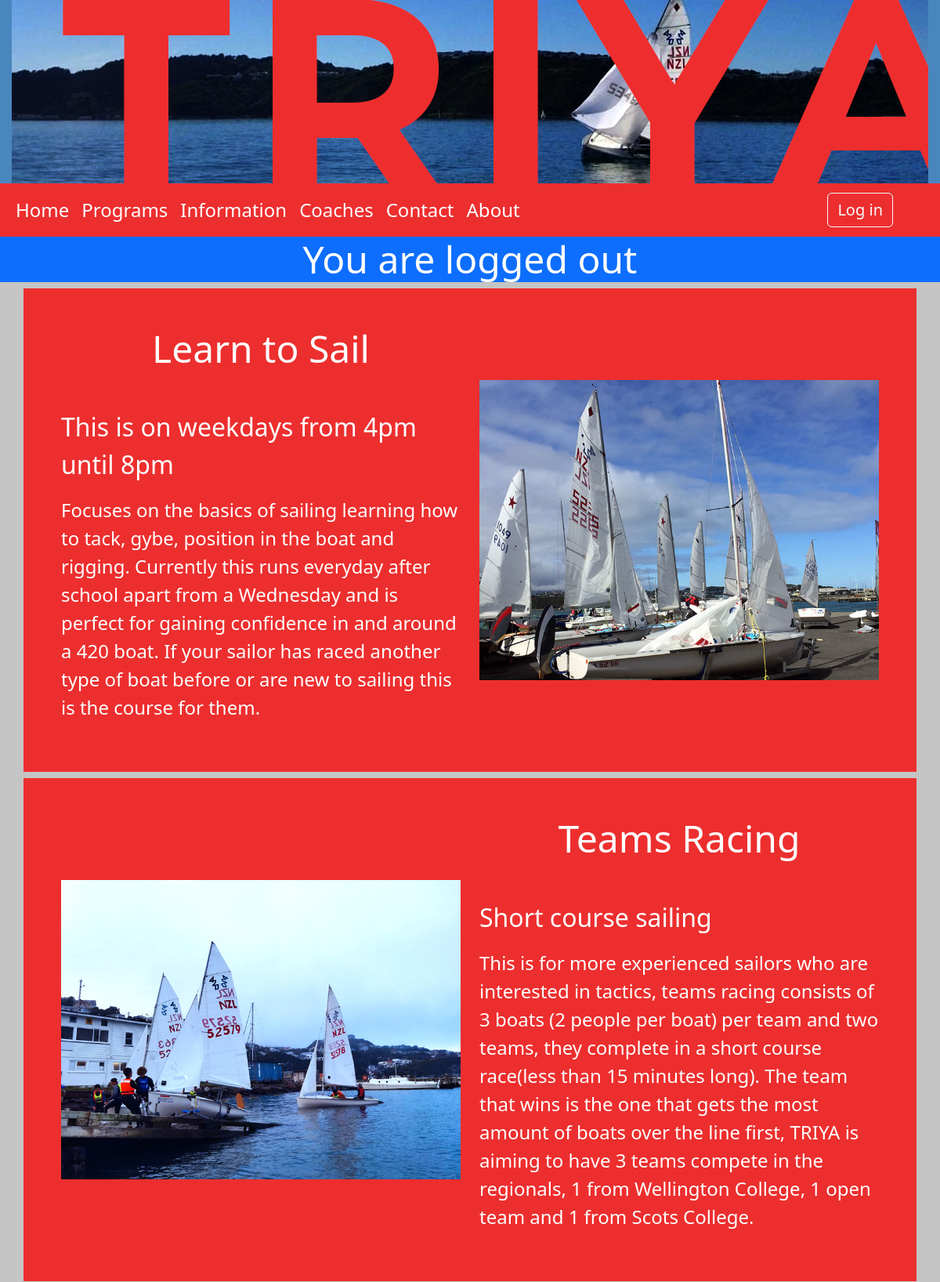
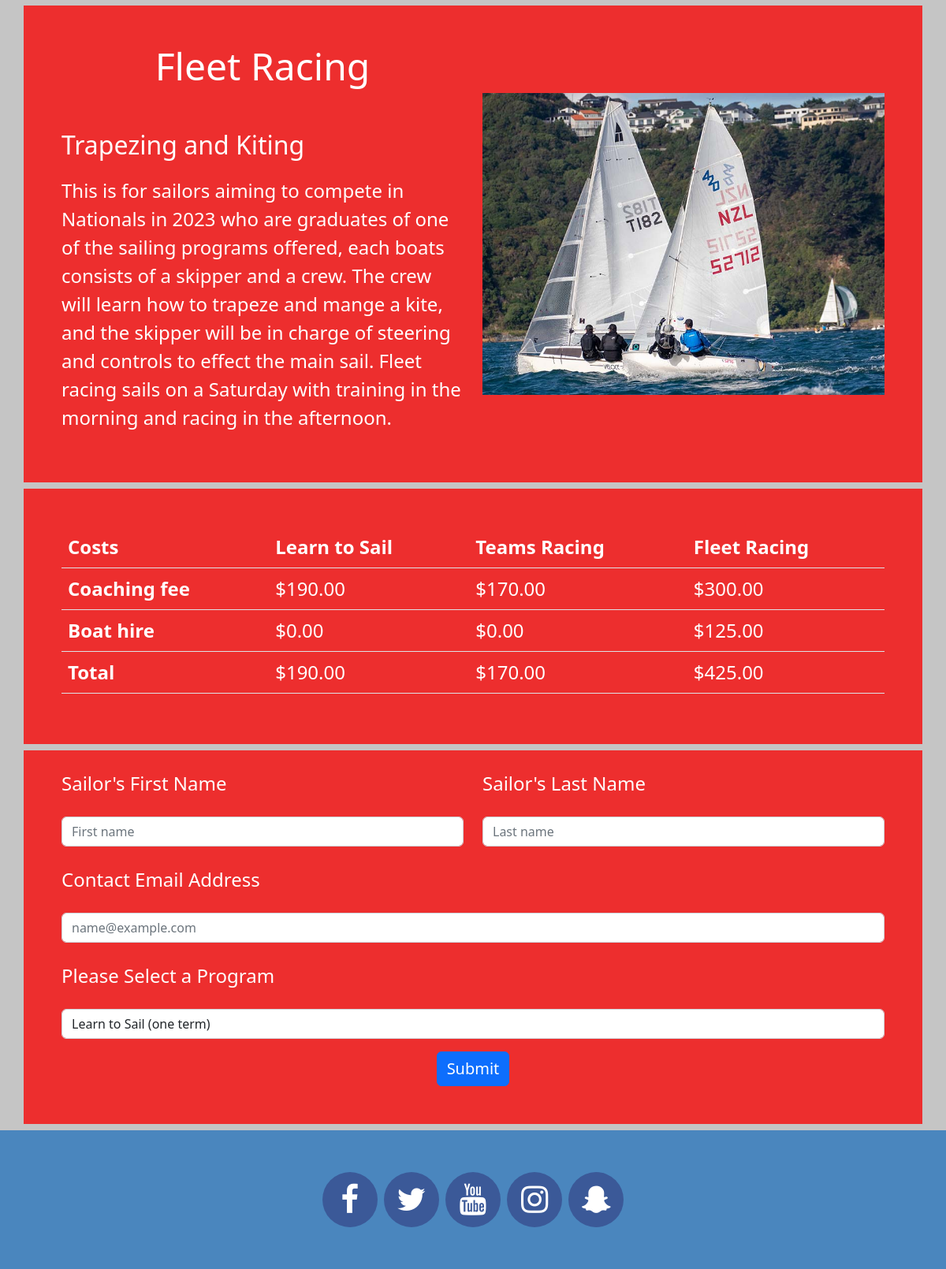
Page /programs on the committed database (2 pictures, top to bottom).
### tables this page shows
CREATE TABLE program(
    id integer primary key autoincrement not null,
    name text not null,
    subtitle text not null,
    description text not null,
    coachingfee real not null,
    boathire real not null,
    image text not null,
    updated_at date
);

### server.py (the view)
@app.route("/programs")
def programs():
    result = get_programs(db_path)
    return render_template("programs.html", page_data=result)

### db_functions.py (called while the page is built)
def run_search_query(sql_query, file_path, rowfactory=True):
    try:
        db = sqlite3.connect(file_path)
        if rowfactory:
            db.row_factory = sqlite3.Row
        cursor = db.cursor()
        cursor.execute(sql_query)
        result = cursor.fetchall()
        cursor.close()
    except sqlite3.Error as error:
        print("Error while creating sqlite table: {}".format(error))
    finally:
        if db:
            db.close()
        if result:
            return result

### server.py (called while the page is built)
@app.template_filter()
def currency_format(value):
    value = float(value)
    return "${:,.2f}".format(value)

def get_programs(p):
    sql = "select name, subtitle, description, coachingfee, boathire, coachingfee+boathire as 'total', image from program;"
    result = run_search_query(sql,p)
    return result

### templates/programs.html (shortened to what this page needs)
{% extends "main_template.html" %}
{% block content %}
{% for x in page_data %}
<div class="container-lg container-bg my-2 p-5 ">
    <div class="row align-items-center {{loop.cycle('','reverse') }}">
        <div class="col-md-6 ">
            <h2>{{ x["name"] }}</h2>
                <p class="main-para">{{ x["subtitle"] }}</p>
                <p class="main-para-sm">{{ x["description"] }}</p>
        </div>
         {% set img=x["image"] %}
        <div class="col-md-6 {{loop.cycle('','order-first') }}"><img class="img-fluid mx-auto d-block" src="{{ url_for('static', filename='images/'+img ) }}" alt=""></div>
    </div>
</div>
{% endfor %}
<div class="container-lg container-bg my-2 p-5 ">
    <table class="table">
        <thead>
            <tr>
                <th scope="col" class="text-navblue">Costs</th>
                {% for x in page_data %}
                <th scope="col" class="text-navblue">{{ x["name"] }}</th>
                {% endfor %}
            </tr>
        </thead>
        <tbody>
            <tr>
                <th scope="row" class="text-navblue">Coaching fee</th>
                {% for x in page_data %}
                <td>{{ x["coachingfee"] | currency_format }}</td>
                {% endfor %}
            </tr>
            <tr>
                <th scope="row" class="text-navblue">Boat hire</th>
                {% for x in page_data %}
                <td>{{ x["boathire"] | currency_format }}</td>
                 {% endfor %}
            </tr>
            <tr>
                <th scope="row" class="text-navblue">Total</th>
                 {% for x in page_data %}
                 <td>{{ x["total"] | currency_format }}</td>
                 {% endfor %}
            </tr>
        </tbody>
    </table>
</div>
<div class="container-lg container-bg my-2 px-5 pb-5 ">
    <form id="contactform">
        <div class="row">
            <div class="col">
                <label for="sailorfname">Sailor's First Name</label>
                <input type="text" id="sailorfname" class="form-control " placeholder="First name">
            </div>
            <div class="col">
                <label for="sailorlname">Sailor's Last Name</label>
                <input type="text" id="sailorlname" class="form-control " placeholder="Last name">
            </div>
        </div>
        <div class="form-group">
            <label for="email" >Contact Email Address</label>
            <input type="email" id="email" class="form-control"  placeholder="name@example.com">
        </div>
        <div class="form-group">
            <label for="selectprogram" >Please Select a Program</label>
            <select class="form-control" id="selectprogram">
                <option>Learn to Sail (one term)</option>
            </select>
        </div>
        <div class = "form-group text-center">
            <button type="submit" class="btn btn-primary">Submit</button>
        </div>
    </form>
</div>
{% endblock %}

### templates/main_template.html (shortened to what this page needs)
<!DOCTYPE html>
<html lang="en">
<head>
    <link href="https://cdn.jsdelivr.net/npm/bootstrap@5.2.0/dist/css/bootstrap.min.css" rel="stylesheet">
    <link rel="stylesheet" href="https://cdnjs.cloudflare.com/ajax/libs/font-awesome/4.7.0/css/font-awesome.min.css">
    <link rel="stylesheet" type="text/css" href="{{ url_for('static', filename='styles/triya-styles.css') }}">
</head>
<body>
<div class="container-fluid bg-main">
    <img class="img-fluid mx-auto d-block" src="{{ url_for('static', filename='images/hero_image.jpg') }}" alt="Hero image">
</div>
<nav class="navbar navbar-expand-sm bg-nav navbar-dark">
  <div class="container-fluid">
    <div class="collapse navbar-collapse" id="collapsibleNavbar">
          <ul class="navbar-nav ">
            <li class="nav-item">
                <a class="nav-link" href="{{ url_for('index') }}">Home</a>
            </li>
            <li class="nav-item">
                <a class="nav-link" href="{{ url_for('programs') }}">Programs</a>
            </li>
            <li class="nav-item">
                <a class="nav-link" href="{{ url_for('information') }}">Information</a>
            </li>
            <li class="nav-item">
                <a class="nav-link" href="{{ url_for('index') }}#coaches">Coaches</a>
            </li>
            <li class="nav-item">
                <a class="nav-link" href="{{ url_for('programs') }}#contactform">Contact</a>
            </li>
              <li class="nav-item">
                <a class="nav-link" href="{{ url_for('index') }}#about">About</a>
            </li>
        </ul>
    </div>
    <div class="text-end">
        {% if session["Username"] %}
     <a href="{{ url_for('log_out') }}" class="btn btn-outline-light me-5">Log out</a>
        {% else %}
         <a href="{{ url_for('log_in') }}" class="btn btn-outline-light me-5">Log in</a>
        {% endif %}
    </div>
  </div>
</nav>
{% if session["Username"] %}
<div class="bg-warning display-5 text-white text-center "> You are logged in: {{session["Username"] }} {{session["Authorisation"] }}</div>
{% else %}
<div class="bg-primary display-5 text-white text-center "> You are logged out</div>
 {% endif %}
{% block content %}
{% endblock %}
<footer class="container-fluid bg-main p-5">
    <div class="container text-center"> <a href="#" class="fa fa-facebook"></a>
        <a href="#" class="fa fa-twitter"></a>
        <a href="#" class="fa fa-youtube"></a>
        <a href="#" class="fa fa-instagram"></a>
        <a href="#" class="fa fa-snapchat-ghost"></a></div>
</footer>
</body>
</html>

### static/styles/triya-styles.css (style rules this page uses)
:root { --main-bg: rgb(197, 197, 197); --main-bg-color: rgb(74,134,190); --main-nav-text:rgb(255,255,255); --main-nav-bg: rgb(237,46,46); --main-nav-hover: rgb(161, 20, 20); --main-box-bg: rgb(237,46,46); }
body { font-size: 100%; background-color: var(--main-bg) }
.bg-main { background-color: var(--main-bg-color) }
.bg-nav { background-color: var(--main-nav-bg); }
.nav-link, .nav-link:hover { color: var(--main-nav-text); font-size: 1.5em; }
.btn { font-size:1.25em; }
.container-bg { background-color: var(--main-box-bg); }
h2 { font-size: 3em; color: white; text-align: center; margin-bottom: 1em; }
.main-para { font-size: 2em; color: white; }
.main-para-sm { font-size: 1.5em; color: var( --main-nav-text); }
.table { color:white; font-size: 1.5em; }
label { color: white; margin: 1em 0; font-size: 1.5em; }
.fa { padding: 15px; font-size: 40px; width: 70px; height: 70px; text-align: center; text-decoration: none; margin: 5px 2px; border-radius: 50%; }
.fa-facebook, .fa-youtube, .fa-instagram, .fa-twitter, .fa-snapchat-ghost { background: #3B5998; color: white; }

### rows in the picture
program: name "Learn to Sail", subtitle "This is on weekdays from 4pm until 8pm", description "Focuses on the basics of sailing learning how to tack, gybe, position in the boat and rigging. Currently this runs everyday after school apart from a Wednesday and is perfect for gaining confidence in and around a 420 boat. If your sailor has raced another type of boat before or are new to sailing this is the course for them.", image (picture), coachingfee "$190.00", boathire "$0.00", total "$190.00"
program: name "Teams Racing", subtitle "Short course sailing", description "This is for more experienced sailors who are interested in tactics, teams racing consists of 3 boats (2 people per boat) per team and two teams, they complete in a short course race(less than 15 minutes long). The team that wins is the one that gets the most amount of boats over the line first, TRIYA is aiming to have 3 teams compete in the regionals, 1 from Wellington College, 1 open team and 1 from Scots College.", image (picture), coachingfee "$170.00", boathire "$0.00", total "$170.00"
program: name "Fleet Racing", subtitle "Trapezing and Kiting", description "This is for sailors aiming to compete in Nationals in 2023 who are graduates of one of the sailing programs offered, each boats consists of a skipper and a crew. The crew will learn how to trapeze and mange a kite, and the skipper will be in charge of steering and controls to effect the main sail. Fleet racing sails on a Saturday with training in the morning and racing in the afternoon.", image (picture), coachingfee "$300.00", boathire "$125.00", total "$425.00"
